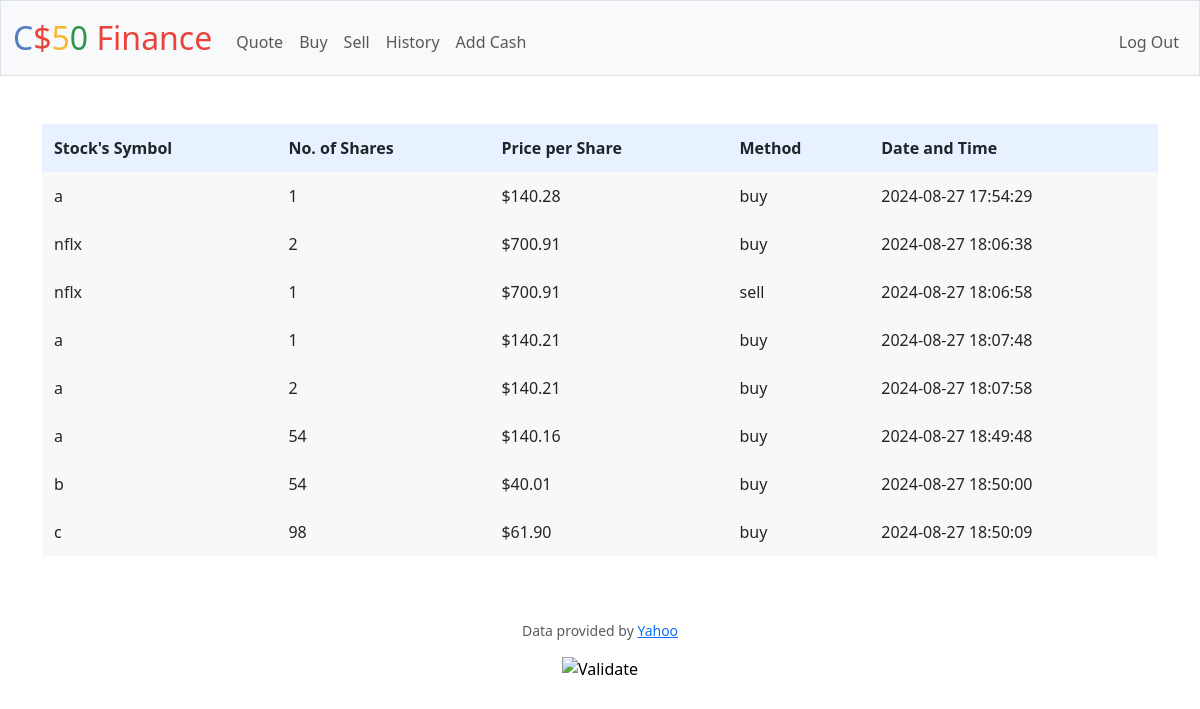
/history (signed in), run on an earlier commit of the app's database.
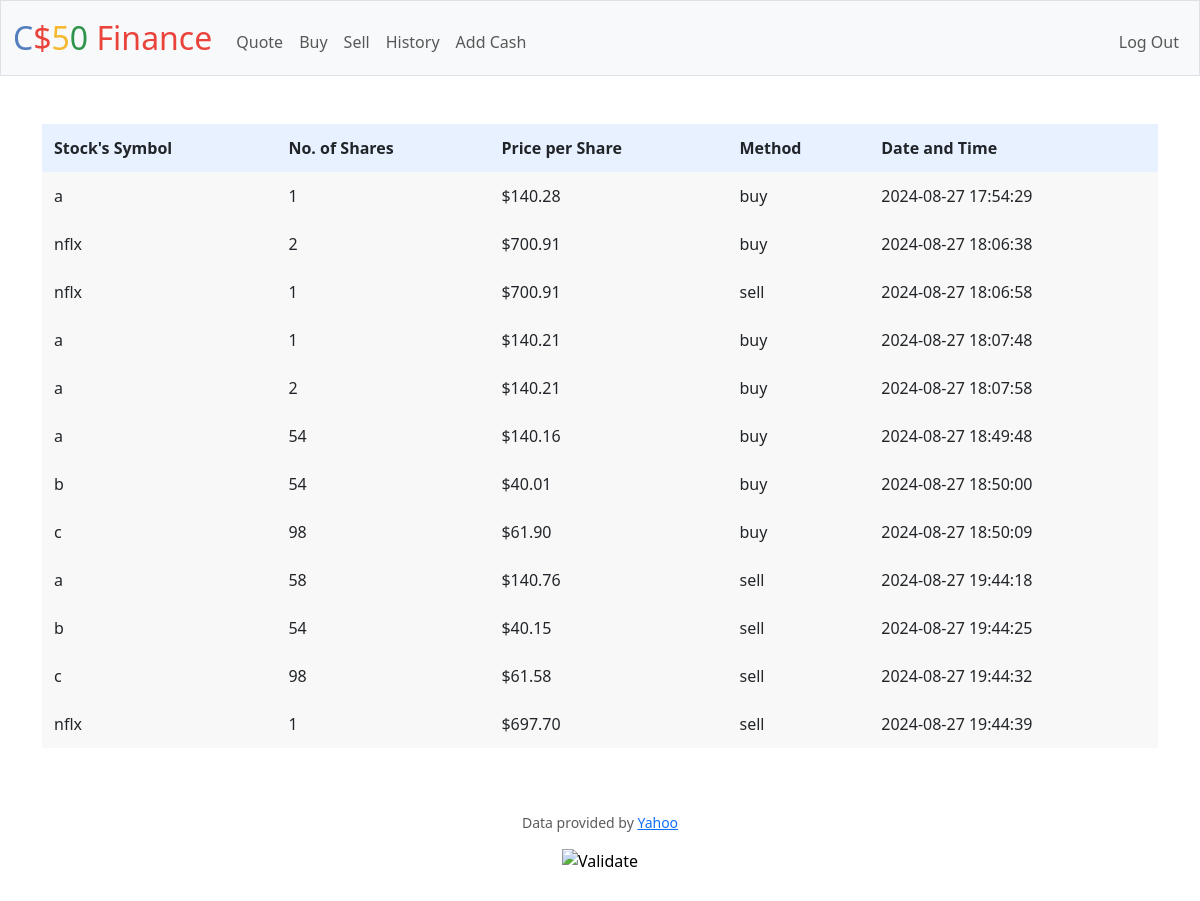
And on a later commit of the database.
### tables this page shows
CREATE TABLE transactions (
    id INTEGER PRIMARY KEY AUTOINCREMENT NOT NULL,
    user_id integer,
    symbol TEXT,
    shares INTEGER,
    rate FLOAT,
    total FLOAT,
    method TEXT,
    date_time TIMESTAMP DEFAULT CURRENT_TIMESTAMP,
    FOREIGN KEY(user_id) REFERENCES users(id)
);

### app.py (the view)
@app.route("/history")
@login_required
def history():
    transactions = db.execute("SELECT * FROM transactions WHERE user_id = ?", session["user_id"])
    return render_template("history.html", transactions_data=transactions)

### app.py (called while the page is built)
@app.after_request
def after_request(response):
    response.headers["Cache-Control"] = "no-cache, no-store, must-revalidate"
    response.headers["Expires"] = 0
    response.headers["Pragma"] = "no-cache"
    return response

### helpers.py (called while the page is built)
def login_required(f):
    @wraps(f)
    def decorated_function(*args, **kwargs):
        if session.get("user_id") is None:
            return redirect("/login")
        return f(*args, **kwargs)
    return decorated_function

def usd(value):
    return f"${value:,.2f}"

### templates/history.html (shortened to what this page needs)
{% extends "layout.html" %}
{% block main %}
    <table>
        <thead>
            <tr>
                <th>Stock's Symbol</th>
                <th>No. of Shares</th>
                <th>Price per Share</th>
                <th>Method</th>
                <th>Date and Time</th>
            </tr>
        </thead>
        <tbody>
            {% for row in transactions_data %}
                <tr>
                    <td>{{ row.symbol }}</td>
                    <td>{{ row.shares }}</td>
                    <td>{{ row.rate | usd }}</td>
                    <td>{{ row.method }}</td>
                    <td>{{ row.date_time }}</td>
                </tr>
            {% endfor %}
        </tbody>
    </table>
{% endblock %}

### templates/layout.html (shortened to what this page needs)
<!DOCTYPE html>
<html lang="en">
    <head>
        <link href="https://cdn.jsdelivr.net/npm/bootstrap@5.3.3/dist/css/bootstrap.min.css" rel="stylesheet">
        <link href="/static/styles.css" rel="stylesheet">
    </head>
    <body>
        <nav class="bg-light border navbar navbar-expand-md navbar-light">
            <div class="container-fluid">
                <a class="navbar-brand" href="/"><span class="blue">C</span><span class="red">$</span><span class="yellow">5</span><span class="green">0</span> <span class="red">Finance</span></a>
                <div class="collapse navbar-collapse" id="navbar">
                    {% if session["user_id"] %}
                        <ul class="navbar-nav me-auto mt-2">
                            <li class="nav-item"><a class="nav-link" href="/quote">Quote</a></li>
                            <li class="nav-item"><a class="nav-link" href="/buy">Buy</a></li>
                            <li class="nav-item"><a class="nav-link" href="/sell">Sell</a></li>
                            <li class="nav-item"><a class="nav-link" href="/history">History</a></li>
                            <li class="nav-item"><a class="nav-link" href="/addcash">Add Cash</a></li>
                        </ul>
                        <ul class="navbar-nav ms-auto mt-2">
                            <li class="nav-item"><a class="nav-link" href="/logout">Log Out</a></li>
                        </ul>
                    {% else %}
                        <ul class="navbar-nav ms-auto mt-2">
                            <li class="nav-item"><a class="nav-link" href="/register">Register</a></li>
                            <li class="nav-item"><a class="nav-link" href="/login">Log In</a></li>
                        </ul>
                    {% endif %}
                </div>
            </div>
        </nav>
        <main class="container py-5 text-center">
            {% block main %}{% endblock %}
        </main>
        <footer class="mb-5">
            <p class="mb-3 small text-center text-muted">
                Data provided by <a href="https://finance.yahoo.com/">Yahoo</a>
            </p>
            <form action="https://validator.w3.org/check" class="text-center" enctype="multipart/form-data" method="post" target="_blank">
                <input alt="Validate" src="/static/I_heart_validator.png" type="image">
            </form>
        </footer>
    </body>
</html>

### static/styles.css (style rules this page uses)
nav .navbar-brand { font-size: xx-large; }
nav .navbar-brand .blue { color: #537fbe; }
nav .navbar-brand .red { color: #ea433b; }
nav .navbar-brand .yellow { color: #f5b82e; }
nav .navbar-brand .green { color: #2e944b; }
table { background-color: transparent; margin-bottom: 1rem; width: 100%; }
table th, table td { padding: 0.75rem; vertical-align: middle; text-align: left; }
thead { background-color: rgba(179, 208, 255, 0.3); }
tbody { background-color: rgba(230, 230, 230, 0.3); }

What changed in the data, as far as the page shows it:
added transactions: symbol "a", shares "58", rate "$140.76", method "sell", date_time "2024-08-27 19:44:18"
added transactions: symbol "b", shares "54", rate "$40.15", method "sell", date_time "2024-08-27 19:44:25"
added transactions: symbol "c", shares "98", rate "$61.58", method "sell", date_time "2024-08-27 19:44:32"
added transactions: symbol "nflx", shares "1", rate "$697.70", method "sell", date_time "2024-08-27 19:44:39"
